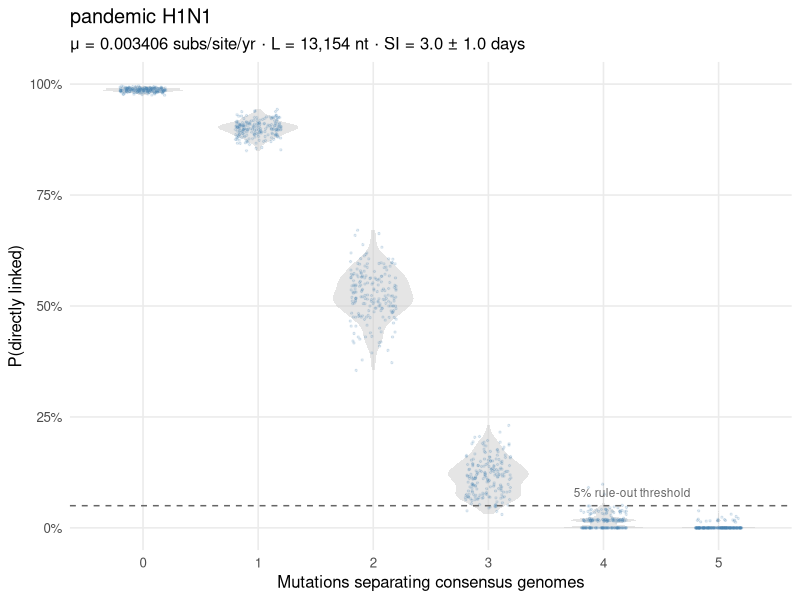
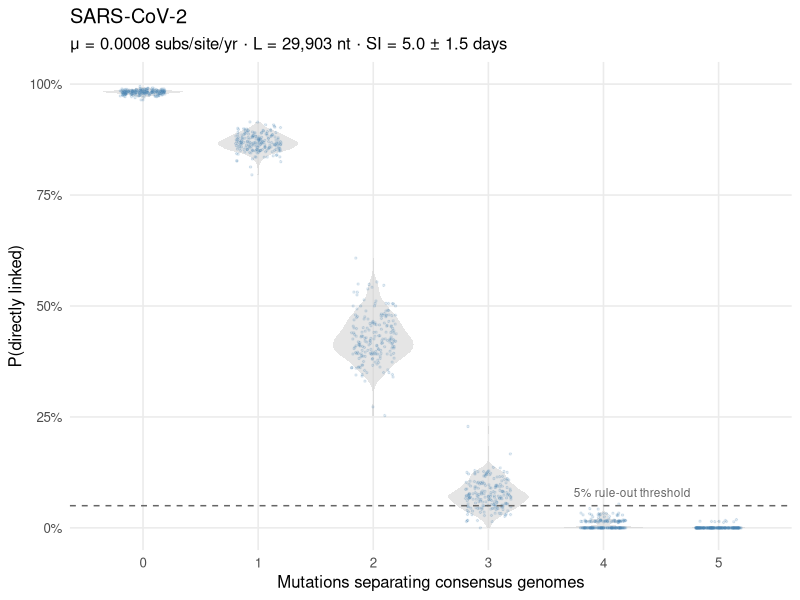
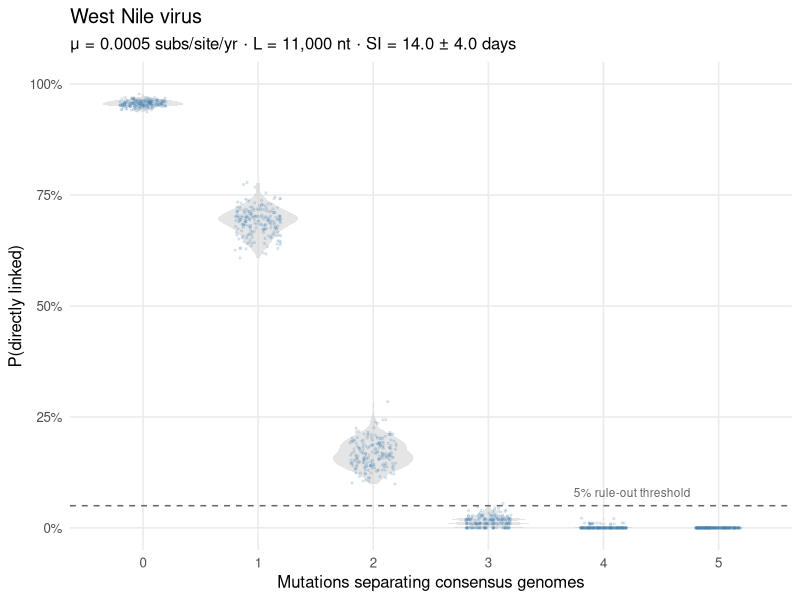
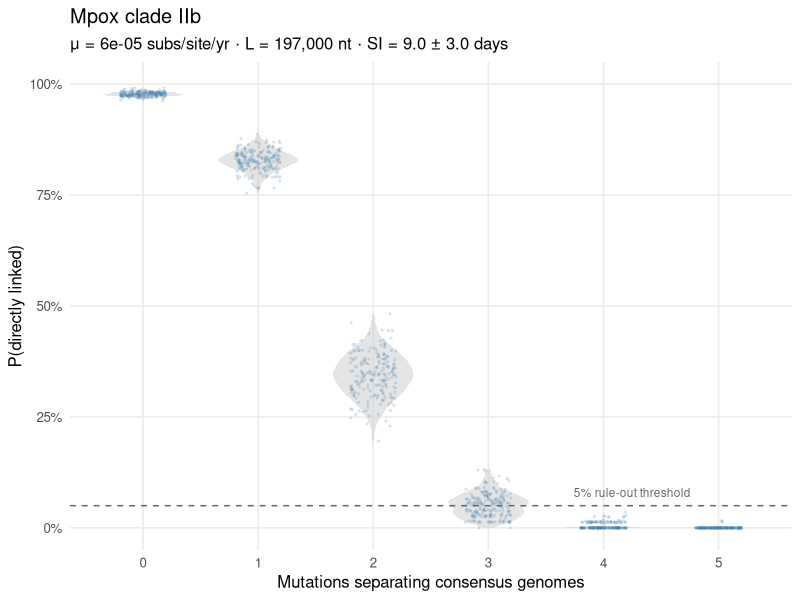
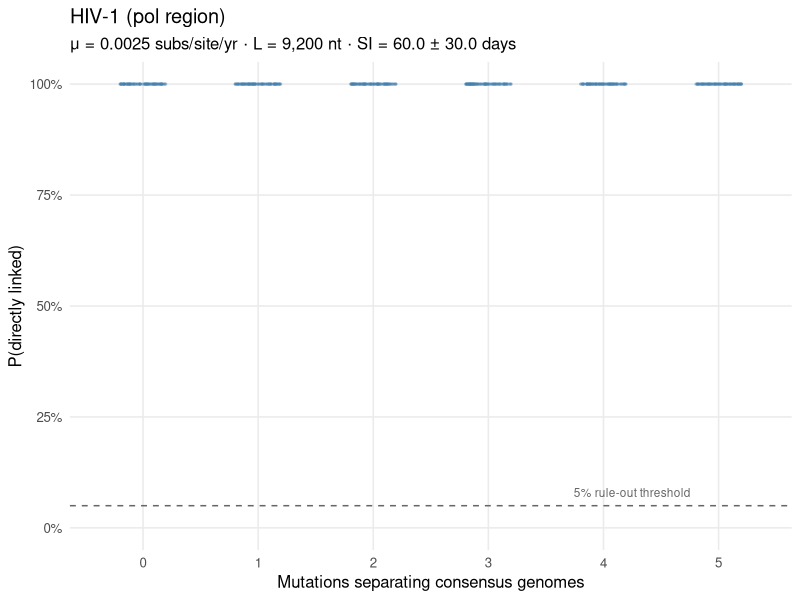
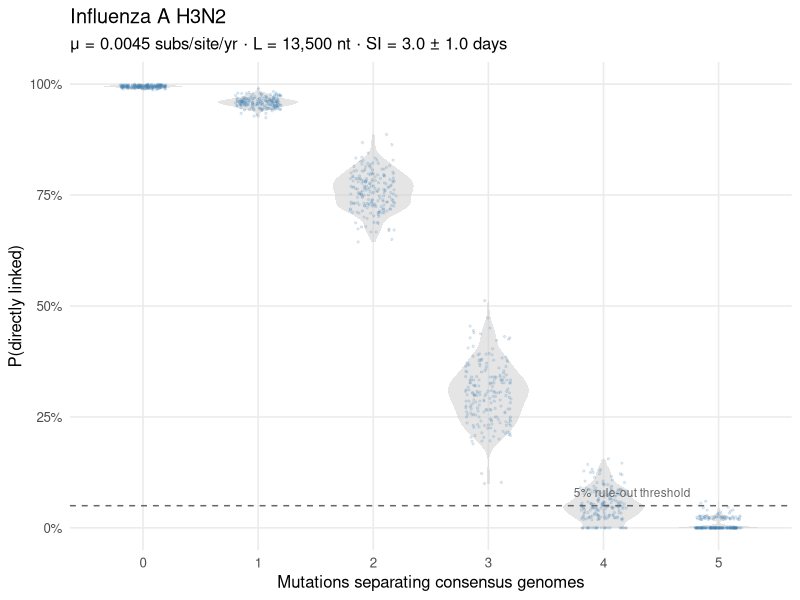

Write the R code that produced these figures, in order.
## ---- chunk 1
#| label: setup
#| message: false
library(tidyverse)
set.seed(920674206)
## ---- chunk 2
#| label: parameters
pathogens <- tibble(
  name              = c("pandemic H1N1",
                        "SARS-CoV-2",
                        "West Nile virus",
                        "Mpox clade IIb",
                        "HIV-1 (pol region)",
                        "Influenza A H3N2"),
  mu_subs_site_year = c(0.003406, 0.0008, 0.0005, 0.00006, 0.0025, 0.0045),
  genome_length_nt  = c(13154,    29903,  11000,  197000,   9200,   13500),
  si_mean_days      = c(3.0,      5.0,    14.0,   9.0,      60.0,   3.0),
  si_sd_days        = c(1.0,      1.5,    4.0,    3.0,      30.0,   1.0)
)
# NOTE: West Nile virus is vector-borne — "serial interval" is a loose
# approximation (vector–host cycle time varies widely). Interpret WNV plots
# with caution.
#
# NOTE: HIV-1 is a chronic infection with highly variable time to onward
# transmission. The "serial interval" here is a rough placeholder; the
# resulting plots should be treated as illustrative only.
## ---- chunk 3
#| label: simulate-linkage-fn

#' Simulate linked and unlinked genome pairs and compute P(linked | k)
#'
#' @param mu Substitution rate (subs/site/year)
#' @param L Genome length (nt)
#' @param si_mean Mean serial interval (days)
#' @param si_sd SD of serial interval (days)
#' @param n_pairs Number of pairs to simulate per class per replicate
#' @param n_reps Number of independent replicates (each yields its own
#'   P(linked|k) estimate, creating vertical spread in the plot)
#' @param unlinked_multiplier_range Range of multipliers on si_mean for
#'   unlinked divergence times
#' @return A tibble with columns rep, k, prob_linked_given_k
simulate_linkage <- function(mu, L, si_mean, si_sd,
                             n_pairs = 1000,
                             n_reps = 200,
                             unlinked_multiplier_range = c(5, 50)) {

  # Gamma parameters for the serial interval (in days)
  shape <- (si_mean / si_sd)^2
  rate  <- si_mean / si_sd^2

  map_dfr(seq_len(n_reps), function(r) {

    # --- Linked pairs ---
    tau_linked    <- rgamma(n_pairs, shape = shape, rate = rate)
    lambda_linked <- mu * L * (tau_linked / 365.25)
    k_linked      <- rpois(n_pairs, lambda = lambda_linked)

    # --- Unlinked pairs ---
    tau_unlinked    <- runif(
      n_pairs,
      min = unlinked_multiplier_range[1] * si_mean,
      max = unlinked_multiplier_range[2] * si_mean
    )
    lambda_unlinked <- mu * L * (tau_unlinked / 365.25)
    k_unlinked      <- rpois(n_pairs, lambda = lambda_unlinked)

    # --- P(linked | k) for this replicate ---
    n_linked_k   <- table(factor(k_linked))
    n_unlinked_k <- table(factor(k_unlinked))
    all_k        <- union(names(n_linked_k), names(n_unlinked_k))

    tibble(
      k = as.integer(all_k),
      n_linked   = as.integer(n_linked_k[all_k]),
      n_unlinked = as.integer(n_unlinked_k[all_k])
    ) |>
      replace_na(list(n_linked = 0L, n_unlinked = 0L)) |>
      mutate(
        prob_linked_given_k = n_linked / (n_linked + n_unlinked),
        rep = r
      ) |>
      select(rep, k, prob_linked_given_k)
  })
}
## ---- chunk 4
#| label: plot-linkage-fn

#' Plot P(directly linked | k mutations) for linked-pair samples
#'
#' @param sim_df Output of simulate_linkage()
#' @param title Plot title
#' @param subtitle Plot subtitle
#' @param k_min_display Minimum k value shown on x-axis (default 5)
#' @return A ggplot object
plot_linkage <- function(sim_df, title, subtitle, k_min_display = 5) {

  # Show at least k_min_display on x-axis
  n_reps  <- n_distinct(sim_df$rep)
  k_rep_counts <- sim_df |> count(k) # number of reps that produced this k
  k_max_data   <- max(
    k_rep_counts$k[k_rep_counts$n >= 0.25 * n_reps],
    na.rm = TRUE
  )
  # Override k_max_data
  k_max_data <- k_min_display
  k_max <- max(k_min_display, k_max_data)

  plot_df <- sim_df |> filter(k <= k_max)

  ggplot(plot_df, aes(x = k, y = prob_linked_given_k)) +
    geom_violin(
      aes(group = k),
      fill = "grey80", colour = NA, alpha = 0.5,
      scale = "width", width = 0.7
    ) +
    geom_jitter(
      width = 0.2, height = 0,
      alpha = 0.15, size = 0.5, colour = "steelblue"
    ) +
    geom_hline(yintercept = 0.05, linetype = "dashed", colour = "grey40") +
    annotate(
      "text", x = k_max * 0.85, y = 0.08,
      label = "5% rule-out threshold",
      size = 3, colour = "grey40"
    ) +
    scale_x_continuous(breaks = seq(0, k_max, by = 1)) +
    scale_y_continuous(limits = c(0, 1), labels = scales::percent) +
    labs(
      x        = "Mutations separating consensus genomes",
      y        = "P(directly linked)",
      title    = title,
      subtitle = subtitle
    ) +
    theme_minimal(base_size = 12) +
    theme(panel.grid.minor = element_blank())
}
## ---- chunk 5
#| label: render-plots
#| fig.width: 7
#| fig.height: 4.5
#| warning: false
#| message: false

pwalk(pathogens, function(name, mu_subs_site_year, genome_length_nt,
                          si_mean_days, si_sd_days) {
  sim <- simulate_linkage(
    mu      = mu_subs_site_year,
    L       = genome_length_nt,
    si_mean = si_mean_days,
    si_sd   = si_sd_days
  )

  subtitle <- sprintf(
    "\u03bc = %g subs/site/yr \u00b7 L = %s nt \u00b7 SI = %.1f \u00b1 %.1f days",
    mu_subs_site_year,
    format(genome_length_nt, big.mark = ","),
    si_mean_days,
    si_sd_days
  )

  p <- plot_linkage(sim, title = name, subtitle = subtitle)
  print(p)
})
